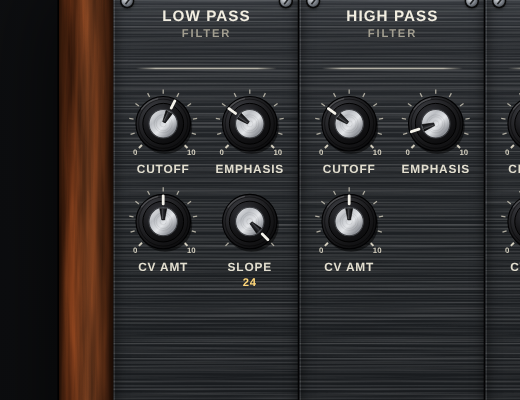
#> input picture design/knobs/reference-render-html.png, 520 x 400 px
$ python -i ui_audit.py   (imports and definitions only)
#> lines starting #> are read from the running program, lines starting #| are printed output that depends on the picture
#!/usr/bin/env python3
"""ui_audit.py - objective polish checks for an HTML UI mock (part of UI Agents).

Usage:
  python3 design/tools/ui_audit.py PATH_OR_URL [--out DIR] [--viewports 1366x768@1,1920x1080@1,1440x900@2]
                                   [--min-font 10] [--min-target 24] [--base 4] [--allow-scroll]
  python3 design/tools/ui_audit.py contrast '#e7eefc' '#0a1020'

Writes screenshots (plus grayscale and blurred "squint" versions when Pillow is installed),
audit.json and audit.md into --out. Exit code 1 if any ERROR is found.
"""
import argparse, json, pathlib, sys

# ---------- contrast maths ----------
def _lin(c):
    c /= 255.0
    return c / 12.92 if c <= 0.03928 else ((c + 0.055) / 1.055) ** 2.4

def luminance(rgb):
    r, g, b = rgb
    return 0.2126 * _lin(r) + 0.7152 * _lin(g) + 0.0722 * _lin(b)

# [15 lines left out: functions ratio, parse_hex, contrast_cli, not called in this run]

# ---------- in-page probe ----------
PROBE = r"""
(opts) => {
  const out = {texts: [], small: [], targets: [], fontSizes: {}, families: {}, weights: {}, radii: {}, textColors: {},
               spacing: {}, offScale: {}, css: {}, overflow: {}};
  const parse = c => { const m = c && c.match(/rgba?\(([^)]+)\)/); if (!m) return null;
    const p = m[1].split(/[ ,\/]+/).filter(Boolean).map(Number);
    return {r: p[0], g: p[1], b: p[2], a: p.length > 3 ? p[3] : 1}; };
  const lin = c => { c /= 255; return c <= 0.03928 ? c / 12.92 : Math.pow((c + 0.055) / 1.055, 2.4); };
  const lum = c => 0.2126 * lin(c.r) + 0.7152 * lin(c.g) + 0.0722 * lin(c.b);
  const ratio = (a, b) => { const x = lum(a), y = lum(b); return (Math.max(x, y) + 0.05) / (Math.min(x, y) + 0.05); };
  const over = (top, bot) => { const a = top.a + bot.a * (1 - top.a);
    if (a === 0) return {r: 255, g: 255, b: 255, a: 1};
    const f = k => (top[k] * top.a + bot[k] * bot.a * (1 - top.a)) / a;
    return {r: f('r'), g: f('g'), b: f('b'), a: a}; };
  const hex = c => '#' + [c.r, c.g, c.b].map(v => Math.round(v).toString(16).padStart(2, '0')).join('');
  const bump = (o, k) => { o[k] = (o[k] || 0) + 1; };
  const sel = el => el.tagName.toLowerCase() + (el.id ? '#' + el.id : '') +
      (el.classList && el.classList.length ? '.' + [...el.classList].slice(0, 2).join('.') : '');
  const visible = (el, cs, r) => cs.display !== 'none' && cs.visibility !== 'hidden' && parseFloat(cs.opacity) > 0.01 && r.width > 0 && r.height > 0;
  const scaleOK = v => { if (Math.abs(v) < 0.5) return true; const a = Math.abs(v);
    if ([1, 2, 6].some(x => Math.abs(a - x) < 0.5)) return true;
    return Math.abs(a / opts.base - Math.round(a / opts.base)) * opts.base < 0.5; };

  const all = [...document.querySelectorAll('body *')].slice(0, 6000);
  for (const el of all) {
    const cs = getComputedStyle(el), r = el.getBoundingClientRect();
    if (!visible(el, cs, r)) continue;
    const isSvg = el instanceof SVGElement;

    // radii
    if (!isSvg) { const br = cs.borderTopLeftRadius; if (br && br !== '0px') bump(out.radii, br); }

    // spacing
    if (!isSvg) {
      const props = ['paddingTop', 'paddingRight', 'paddingBottom', 'paddingLeft', 'marginTop', 'marginRight', 'marginBottom', 'marginLeft'];
      if (cs.display.includes('flex') || cs.display.includes('grid')) props.push('rowGap', 'columnGap');
      for (const p of props) { const v = parseFloat(cs[p]); if (isNaN(v) || cs[p] === 'normal') continue;
        bump(out.spacing, 'n'); if (!scaleOK(v)) bump(out.offScale, Math.round(v * 10) / 10 + 'px'); }
    }

    // targets
    if (!isSvg && el.matches('button, a[href], input, select, textarea, [role=button], [role=slider], [role=switch], [role=tab], [tabindex]:not([tabindex="-1"])')) {
      out.targets.push({sel: sel(el), w: Math.round(r.width), h: Math.round(r.height)});
    }

    // text
    let own = '';
    for (const n of el.childNodes) if (n.nodeType === 3) own += n.textContent;
    own = own.trim();
    if (!own) continue;
    let sc = 1;                                   // rendered scale (CSS transforms, SVG viewBox)
    if (isSvg) { try { sc = el.getScreenCTM().a || 1; } catch (e) {} }
    else if (el.offsetWidth > 0) sc = r.width / el.offsetWidth || 1;
    const css = parseFloat(cs.fontSize), weight = parseInt(cs.fontWeight) || 400;
    const size = css * sc;                        // size the person actually sees
    const family = cs.fontFamily.split(',')[0].replace(/["']/g, '').trim();
    bump(out.fontSizes, String(Math.round(size * 2) / 2)); bump(out.families, family); bump(out.weights, String(weight));
    let fg = parse(isSvg ? cs.fill : cs.color);
    if (!fg) continue;
    // effective background
    let layers = [], uncertain = false;
    for (let e = el; e; e = e.parentElement) {
      const s = getComputedStyle(e), c = parse(s.backgroundColor);
      if (s.backgroundImage && s.backgroundImage !== 'none') uncertain = true;
      if (c && c.a > 0) { layers.push(c); if (c.a >= 1) break; }
    }
    let bg = {r: 255, g: 255, b: 255, a: 1};
    for (let i = layers.length - 1; i >= 0; i--) bg = over(layers[i], bg);
    const fgc = over(fg, bg);
    const cr = ratio(fgc, bg);
    bump(out.textColors, hex(fgc));
    const large = size >= 24 || (size >= 18.66 && weight >= 700);
    const need = large ? 3 : 4.5;
    const rec = {sel: sel(el), text: own.slice(0, 28), size: Math.round(size * 10) / 10, weight, fg: hex(fgc), bg: hex(bg), ratio: Math.round(cr * 100) / 100, need, uncertain};
    if (cr < need) out.texts.push(rec);
    if (size < opts.minFont) out.small.push(rec);
  }

  // overflow
  const de = document.documentElement;
  out.overflow = {x: de.scrollWidth > de.clientWidth + 1, y: de.scrollHeight > de.clientHeight + 1,
                  sw: de.scrollWidth, cw: de.clientWidth, sh: de.scrollHeight, ch: de.clientHeight};

  // css feature checks
  let focus = false, reduced = false, motion = false;
  const walk = rules => { for (const r of rules) {
    if (r.cssRules) { if (r.conditionText && r.conditionText.includes('prefers-reduced-motion')) reduced = true; walk(r.cssRules); }
    if (r.selectorText && /:focus/.test(r.selectorText)) focus = true;
    if (r.style && ((r.style.transition && r.style.transition !== 'none') || (r.style.animationName && r.style.animationName !== 'none'))) motion = true;
    if (r.type === 7) motion = true; } };
  for (const sh of document.styleSheets) { try { walk(sh.cssRules); } catch (e) {} }
  out.css = {focusRule: focus, reducedMotionRule: reduced, usesMotion: motion};
  return out;
}
"""

# [11 lines left out: function parse_viewports, not called in this run]

def squint(src, dst_gray, dst_blur):
#> called with src = '../knobs/reference-render-html.png', dst_gray = 'out.png', dst_blur = 'out1.png'
    try:
        from PIL import Image, ImageFilter, ImageOps
    except Exception:
        return False
    im = Image.open(src).convert('RGB')
#> im is the input picture: PIL image 520x400 RGB; mean R, G, B 47.5, 45, 44.9
    g = ImageOps.grayscale(im)
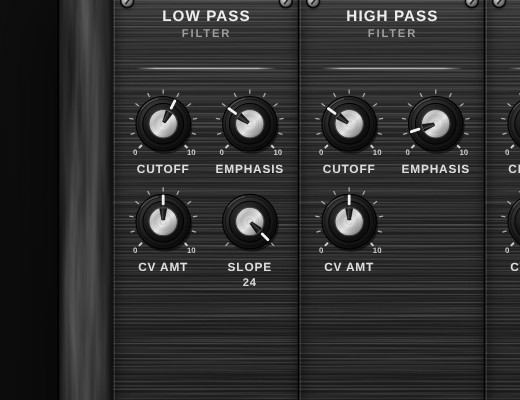
#> g: PIL image 520x400 L; min 0, max 242, mean 45.7
    g.save(dst_gray)
    g.filter(ImageFilter.GaussianBlur(radius=max(im.size) / 140)).save(dst_blur)
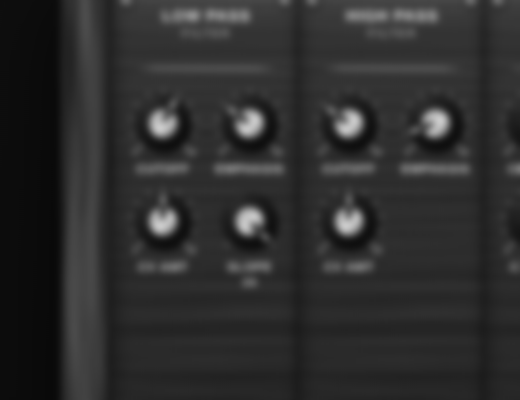
#> saved as out1.png: PIL image 520x400 L; min 9, max 203, mean 45.7
    return True

def top(d, n=8):
    return sorted(d.items(), key=lambda kv: -kv[1])[:n]

# [116 lines left out: function main, not called in this run]

# [2 lines not run here, left out]

>>> result = squint('../knobs/reference-render-html.png', 'out.png', 'out1.png')
